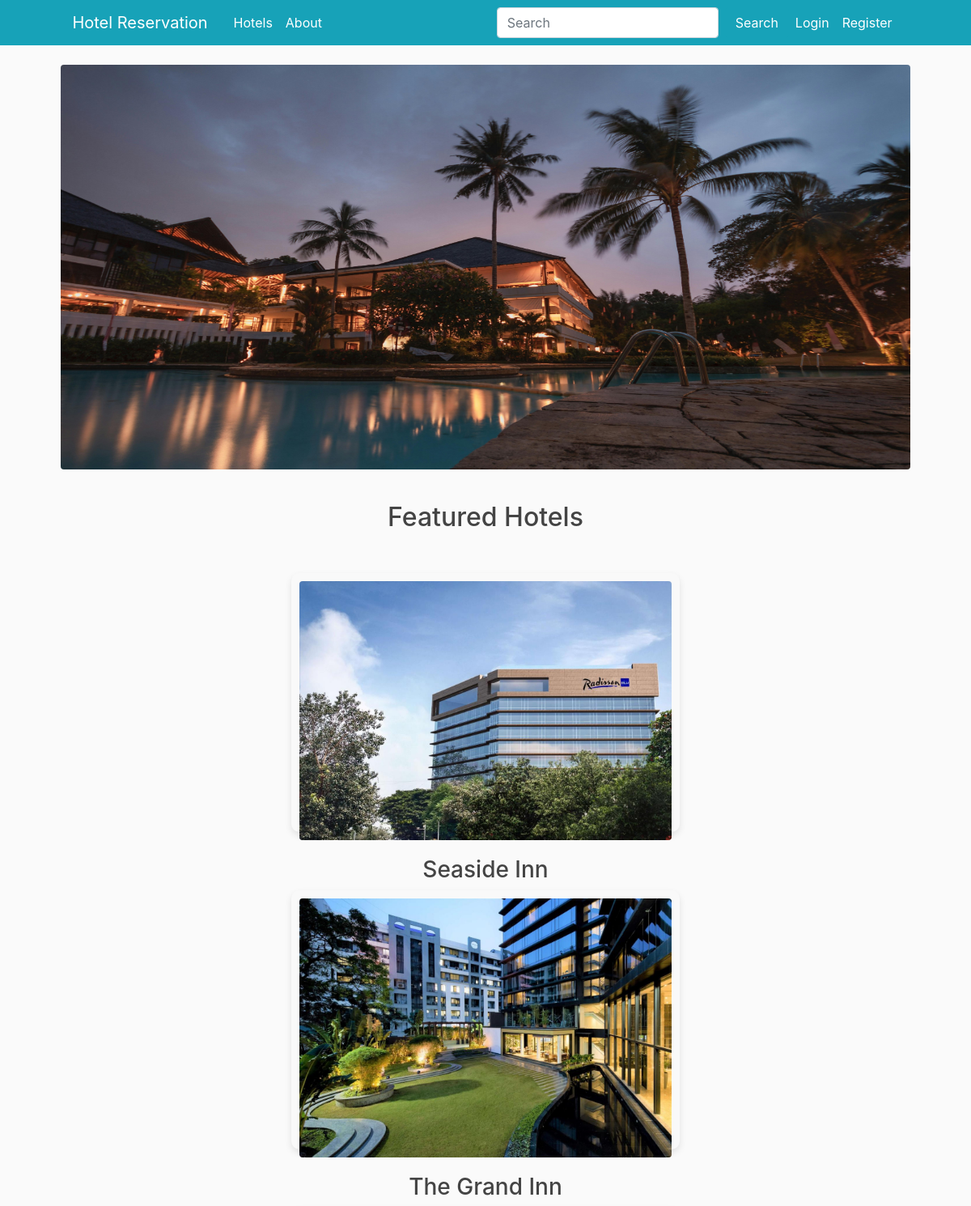
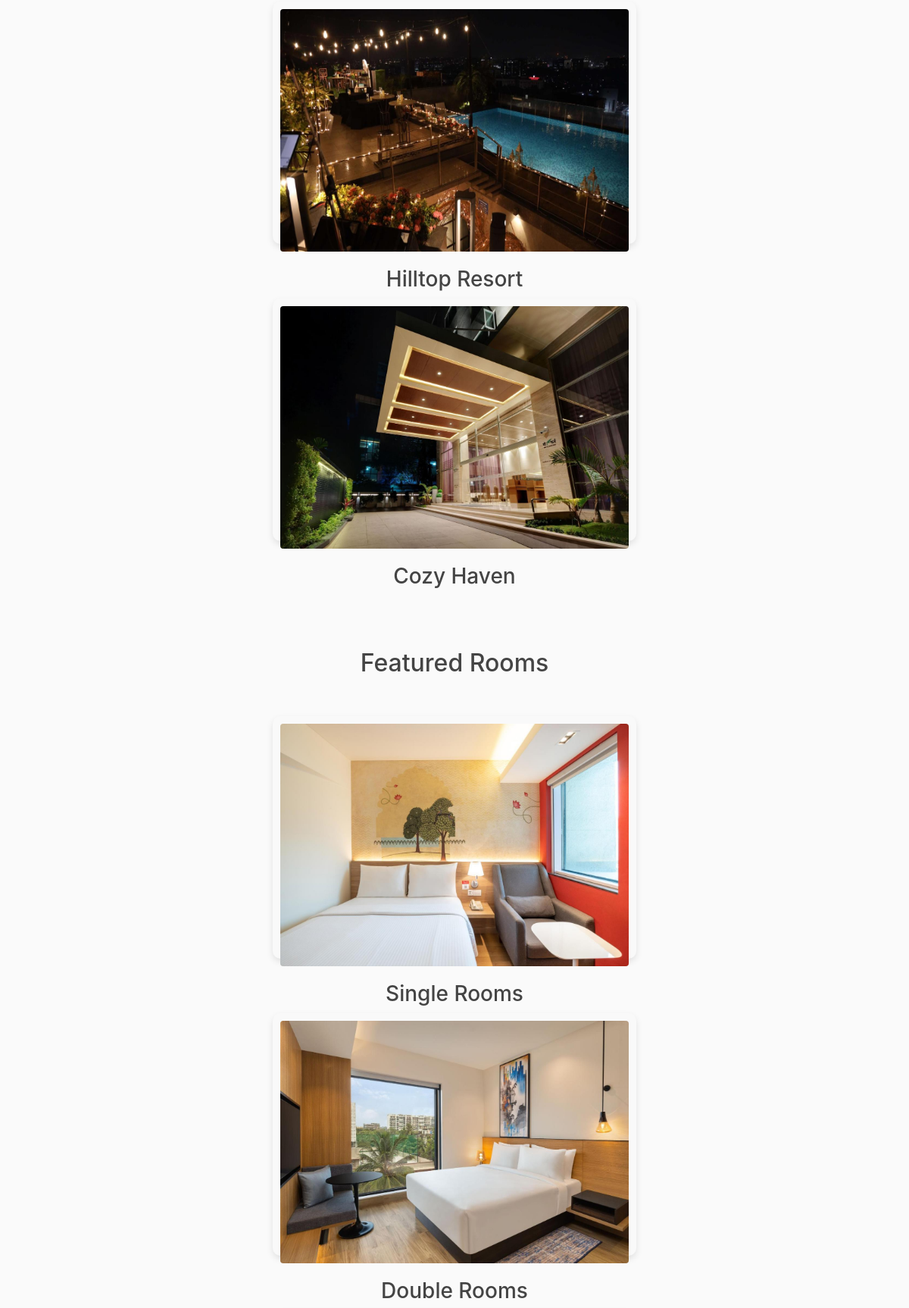
The page / (upper part) on the database its author committed (2 pictures, top to bottom).
### hotelreservation/models.py (models this page shows, shortened)
class Hotel(db.Model):
    id = db.Column(db.Integer, primary_key=True)
    name = db.Column(db.String(100), nullable=False)
    date_posted = db.Column(db.DateTime, nullable=False, default=datetime.utcnow)
    type = db.Column(db.String(20), nullable=False)
    description = db.Column(db.Text, nullable=False)
    image_file = db.Column(db.String(20), nullable=False, default="default.jpg")
    city = db.Column(db.String(50), nullable=False)
    state = db.Column(db.String(50), nullable=False)
    contact = db.Column(db.String(10), nullable=False)
    rooms = db.relationship("Room", backref="hotel", lazy=True)
    reservations = db.relationship("Reservation", backref="hotel", lazy="dynamic")

class Room(db.Model):
    id = db.Column(db.Integer, primary_key=True)
    number = db.Column(db.String(10), nullable=False)
    date_posted = db.Column(db.DateTime, nullable=False, default=datetime.utcnow)
    type = db.Column(db.String(20), nullable=False)
    description = db.Column(db.Text, nullable=False)
    image_file = db.Column(db.String(20), nullable=False, default="default.jpg")
    availability_status = db.Column(db.Boolean, nullable=False, default=True)
    price = db.Column(db.Integer, nullable=False)
    capacity = db.Column(db.Integer, nullable=False)
    hotel_id = db.Column(db.Integer, db.ForeignKey("hotel.id"), nullable=False)
    reservations = db.relationship("Reservation", backref="room", lazy="dynamic")

### hotelreservation/main/views.py (the view)
@main.route("/")
def hello():
    filters = {}
    hotels = Hotel.query.filter_by(**filters).order_by(Hotel.date_posted.desc())
    rooms = Room.query.filter_by(**filters).order_by(Room.date_posted.desc())
    return render_template("hello.html", title="Hello", block_title="Hello Page", hotels=hotels, rooms=rooms)

### hotelreservation/templates/hello.html (shortened to what this page needs)
{% extends "base.html" %}
{% block content %}
        <div class="image-container">
            <div class="cover">
                <img class="img-fluid rounded" src="static/hotel_images/cover.jpg" alt="Hotel 1">
            </div>
        </div>
        <div class="featured">
            <h2>Featured Hotels</h2>
            <div class="hotel-card">
                <img class="img-fluid rounded" src="{{ url_for('static', filename='hotel_images/' + hotels.0.image_file) }}" alt="{{ hotels.0.name }}">
                <h3>{{ hotels.0.name }}</h3>
            </div>
            <div class="hotel-card">
                <img class="img-fluid rounded" src="{{ url_for('static', filename='hotel_images/' + hotels.2.image_file) }}" alt="{{ hotels.2.name }}">
                <h3>{{ hotels.2.name }}</h3>
            </div>
            <div class="hotel-card">
                <img class="img-fluid rounded" src="{{ url_for('static', filename='hotel_images/' + hotels.4.image_file) }}" alt="{{ hotels.4.name }}">
                <h3>{{ hotels.4.name }}</h3>
            </div>
            <div class="hotel-card">
                <img class="img-fluid rounded" src="{{ url_for('static', filename='hotel_images/' + hotels.6.image_file) }}" alt="{{ hotels.6.name }}">
                <h3>{{ hotels.6.name }}</h3>
            </div>
        </div>
        <div class="featured">
            <h2>Featured Rooms</h2>
            <div class="hotel-card">
                <img class="img-fluid rounded" src="{{ url_for('static', filename='room_images/' + rooms.8.image_file) }}" alt="{{ rooms.8.name }}">
                <h3>Single Rooms</h3>
            </div>
            <div class="hotel-card">
                <img class="img-fluid rounded" src="{{ url_for('static', filename='room_images/' + rooms.0.image_file) }}" alt="{{ rooms.0.name }}">
                <h3>Double Rooms</h3>
            </div>
        </div>
{% endblock content %}

### hotelreservation/static/main.css (style rules this page uses)
body { background: #fafafa; color: #333333; margin-top: 5rem; margin-bottom: 5rem; }
.container img { text-align: center; width: 100%; height: 500px; }
h1, h2, h3, h4, h5, h6 { color: #444444; }
.featured { text-align: center; padding: 40px 40px; }
.featured h2 { margin-bottom: 40px; }
.hotel-card { display: inline-block; background: #f9f9f9; margin: 10px; padding: 10px; border-radius: 10px; box-shadow: 0 4px 8px rgba(0, 0, 0, 0.1); width: 480px; height: 320px; }
.hotel-card img { width: 100%; height: 320px; border-radius: 10px; }
.hotel-card h3 { margin: 10px 10px; padding: 10px 10px; }

### rows shown on the page
Hotel: image_file (picture), name "Seaside Inn"
Hotel: image_file (picture), name "The Grand Inn"
Hotel: image_file (picture), name "Hilltop Resort"
Hotel: image_file (picture), name "Cozy Haven"
Room: image_file (picture)
Room: image_file (picture)
